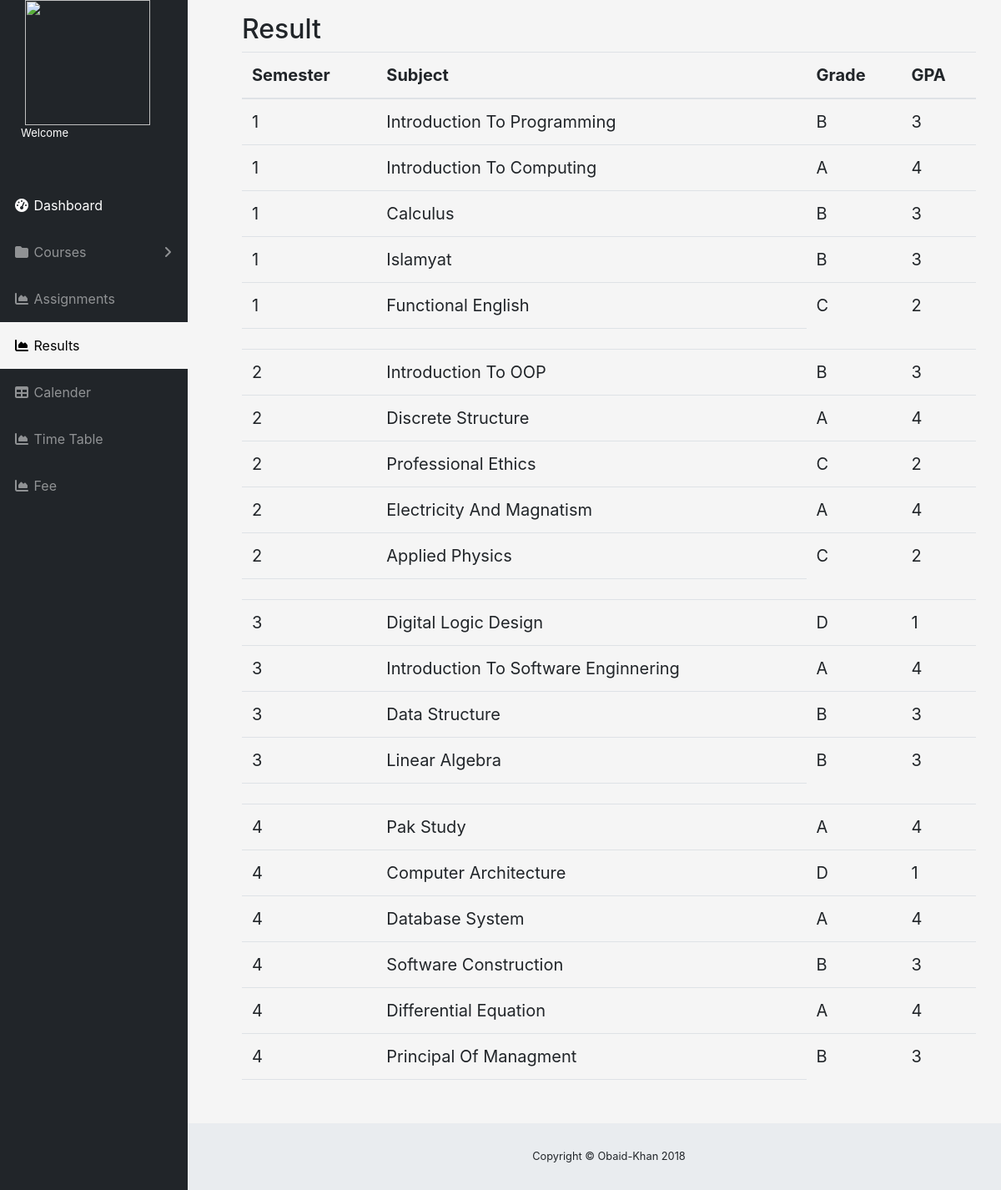
/dashboard/result.php, run on the app's committed database.
### tables this page shows
CREATE TABLE `result` (
  `id` int(11) NOT NULL,
  `std_id` int(11) NOT NULL,
  `subject` varchar(255) NOT NULL,
  `gpa` int(11) NOT NULL,
  `grade` varchar(255) NOT NULL,
  `semester` int(11) NOT NULL
);

### dashboard/result.php (the view, shortened to what this page needs)
<?php
    include_once "../connection/dbh.inc.php";
?>
<!DOCTYPE html>
<html lang="en">
  <head>
    <link href="vendor/bootstrap/css/bootstrap.min.css" rel="stylesheet">
    <link href="vendor/fontawesome-free/css/all.min.css" rel="stylesheet" type="text/css">
    <link href="vendor/datatables/dataTables.bootstrap4.css" rel="stylesheet">
    <link href="css/sb-admin.css" rel="stylesheet">
<link rel="stylesheet" type="text/css" href="style.css">
  </head>
  <body id="page-top">
    <div id="wrapper">
      <ul class="sidebar navbar-nav">
        <img src="img/uetmlogo.png" height="150px" width="150px" align="text-center" style="margin-left: 30px;">
        <font size="2" id="welcome_name" style="color: white; margin-left: 25px;">Welcome </font>
        <li class="nav-item active">
          <br><br>
          <a class="nav-link" href="index.php" >
            <i class="fas fa-fw fa-tachometer-alt"></i>
            <span>Dashboard</span>
          </a>
        </li>
        <li class="nav-item dropdown">
          <a class="nav-link dropdown-toggle" href="course.php" id="pagesDropdown" role="button" data-toggle="dropdown" aria-haspopup="true" aria-expanded="false" >
            <i class="fas fa-fw fa-folder"></i>
            <span>Courses</span>
          </a>
        </li>
        <li class="nav-item">
          <a class="nav-link" href="assignment.php" >
            <i class="fas fa-fw fa-chart-area"></i>
            <span>
            Assignments</span></a>
        </li>
        <li class="nav-item">
          <a class="nav-link" href="result.php" style="background-color: whitesmoke; color: black;">
            <i class="fas fa-fw fa-chart-area"></i>
            <span>
            Results</span></a>
        </li>
        <li class="nav-item">
          <a class="nav-link" href="calender.php">
            <i class="fas fa-fw fa-table"></i>
            <span>Calender</span></a>
        </li>
        <li class="nav-item">
          <a class="nav-link" href="timetable.php">
            <i class="fas fa-fw fa-chart-area"></i>
            <span>
            Time Table</span></a>
        </li>
        <li class="nav-item">
          <a class="nav-link" href="fee.php">
            <i class="fas fa-fw fa-chart-area"></i>
            <span>
            Fee</span></a>
        </li>
      </ul>
      <div id="content-wrapper">
        <div class="container-fluid">
<div class="container">
  <h2>Result</h2>
  <table class="table" >
    <thead>
      <tr>
        <th>Semester</th>
        <th>Subject</th>
        <th>Grade</th>
        <th>GPA</th>
      </tr>
    </thead>
    <tbody>
         <?php
                   $sem = 1;
                        while ($sem<5) {
                                  $query = "SELECT * FROM result WHERE semester = '$sem'";
                                 $result = mysqli_query($conn,$query);
                                  if (mysqli_num_rows($result) > 0) {
                        while ($row = mysqli_fetch_assoc($result)) {
                             echo " <tr>";
                              echo "<td> ".$row['semester']." </td>";
                              echo "<td> ".$row['subject']." </td>";
                              echo "<td> ".$row['grade']." </td>";
                              echo "<td> ".$row['gpa']." </td>";
                              echo "</tr>";
                        }
                               $sem++;
                               echo " <tr>";
                              echo " <td>";  echo " </td>";
                               echo " <td>";  echo " </td>";
                               echo " </tr>";
                      }
                   }
          ?>
    </tbody>
  </table>
</div>
        <footer class="sticky-footer">
          <div class="container my-auto">
            <div class="copyright text-center my-auto">
              <span>Copyright © Obaid-Khan 2018</span>
            </div>
          </div>
        </footer>
      </div>
    </div>
  </body>
</html>

### dashboard/css/sb-admin.css (style rules this page uses)
html { position: relative; min-height: 100%; }
body { height: 100%; }
#wrapper { display: -webkit-box; display: -ms-flexbox; display: flex; }
#wrapper #content-wrapper { overflow-x: hidden; width: 100%; padding-top: 1rem; padding-bottom: 80px; }
.navbar-nav .nav-item.active .nav-link { color: #fff; }
.navbar-nav .nav-item.dropdown .dropdown-toggle::after { width: 1rem; text-align: center; float: right; vertical-align: 0; border: 0; font-weight: 900; content: '\f105'; font-family: 'Font Awesome 5 Free'; }
.sidebar { width: 90px !important; background-color: #212529; min-height: calc(100vh - 56px); }
.sidebar .nav-item:last-child { margin-bottom: 1rem; }
.sidebar .nav-item .nav-link { text-align: center; padding: 0.75rem 1rem; width: 90px; }
.sidebar .nav-item .nav-link span { font-size: 0.65rem; display: block; }
.sidebar .nav-item.dropdown .dropdown-toggle::after { display: none; }
.sidebar .nav-item .nav-link { color: rgba(255, 255, 255, 0.5); }
@media (min-width: 768px) { .sidebar { width: 225px !important; } }
@media (min-width: 768px) { .sidebar .nav-item .nav-link { display: block; width: 100%; text-align: left; padding: 1rem; width: 225px; } }
@media (min-width: 768px) { .sidebar .nav-item .nav-link span { font-size: 1rem; display: inline; } }
@media (min-width: 768px) { .sidebar .nav-item.dropdown .dropdown-toggle::after { display: block; } }
:root { --input-padding-x: 0.75rem; --input-padding-y: 0.75rem; }
footer.sticky-footer { display: -webkit-box; display: -ms-flexbox; display: flex; position: absolute; right: 0; bottom: 0; width: calc(100% - 90px); height: 80px; background-color: #e9ecef; }
footer.sticky-footer .copyright { line-height: 1; font-size: 0.8rem; }
@media (min-width: 768px) { footer.sticky-footer { width: calc(100% - 225px); } }

### dashboard/style.css (style rules this page uses)
.container { display: inline-block; position: relative; padding-left: 50px; margin-bottom: 12px; cursor: pointer; font-size: 20px; -webkit-user-select: none; -moz-user-select: none; -ms-user-select: none; user-select: none; }

### dashboard/result.php (style rules this page uses)
body { background-size: cover; background-color: whitesmoke; }

### data on the page
result: semester "1", subject "Introduction To Programming", grade "B", gpa "3"
result: semester "1", subject "Introduction To Computing", grade "A", gpa "4"
result: semester "1", subject "Calculus", grade "B", gpa "3"
result: semester "1", subject "Islamyat", grade "B", gpa "3"
result: semester "1", subject "Functional English", grade "C", gpa "2"
result: semester "2", subject "Introduction To OOP", grade "B", gpa "3"
result: semester "2", subject "Discrete Structure", grade "A", gpa "4"
result: semester "2", subject "Professional Ethics", grade "C", gpa "2"
result: semester "2", subject "Electricity And Magnatism", grade "A", gpa "4"
result: semester "2", subject "Applied Physics", grade "C", gpa "2"
result: semester "3", subject "Digital Logic Design", grade "D", gpa "1"
result: semester "3", subject "Introduction To Software Enginnering", grade "A", gpa "4"
result: semester "3", subject "Data Structure", grade "B", gpa "3"
result: semester "3", subject "Linear Algebra", grade "B", gpa "3"
result: semester "4", subject "Pak Study", grade "A", gpa "4"
result: semester "4", subject "Computer Architecture", grade "D", gpa "1"
result: semester "4", subject "Database System", grade "A", gpa "4"
result: semester "4", subject "Software Construction", grade "B", gpa "3"
result: semester "4", subject "Differential Equation", grade "A", gpa "4"
result: semester "4", subject "Principal Of Managment", grade "B", gpa "3"
